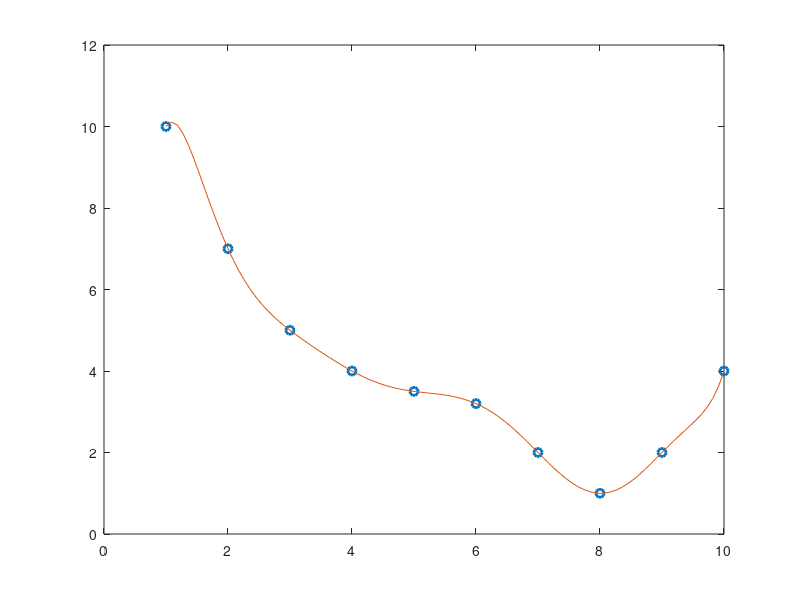

MATLAB code for this plot: (Note: this script raises an error after producing the figure.)
% Animation for 
%	1. Polynomial fitting
%	2. First, second, and third order Taylor expansion of a curve
%
% Roger Jang, June 3, 1996

x = linspace(1, 10, 10)';
y = [10 7 5 4 3.5 3.2 2 1 2 4]';
order = 9;
coef = polyfit(x, y, order);
xx = linspace(1, 10)';
yy = polyval(coef, xx);
limit = [min(x) max(x) min(y)-1 max(y)+1];

d_coef = [length(coef)-1:-1:1].*coef(1:length(coef)-1);
dd_coef = [length(d_coef)-1:-1:1].*d_coef(1:length(d_coef)-1);
ddd_coef = [length(dd_coef)-1:-1:1].*dd_coef(1:length(dd_coef)-1);

figure('name', 'Polynomial Fitting and Taylor Expansion', 'NumberTitle', 'off');
h = plot(x, y, 'o', xx, yy, '-');
set(h, 'linewidth', 2, 'erase', 'xor');
fitH = h(1);
curveH = h(2);
axis(limit);
title('Click and drag circles to change the curve.');
xlabel('Click and drag to see first, second, and third order approximation'); 

verticalH = line([nan nan], [min(y)-1 max(y)+1], 'erase', 'xor', 'color', 'w');
circleH = line(nan, nan, 'erase', 'xor', 'color', 'w', 'marker', 'o');
firstH = line(xx, nan*xx, 'erase', 'xor', 'color', 'g', 'linestyle', ':');
secondH = line(xx, nan*xx, 'erase', 'xor', 'color', 'c', 'linestyle', '-.');
thirdH = line(xx, nan*xx, 'erase', 'xor', 'color', 'r', 'linestyle', '--');
AxisH = gca; FigH = gcf;
curr_info = get(AxisH, 'CurrentPoint');
current_x = curr_info(1,1);

% The following is for animation

% action when button is first pushed down
action1 = ['curr_info=get(AxisH, ''currentPoint'');', ...
	'start_x=curr_info(1,1);', ...
	'start_y=curr_info(1,2);', ...
	'prev_y = start_y;', ...
	'[junk, index] = min(abs(start_x-x));'];
% actions after the mouse is pushed down
action2 = ['curr_info=get(AxisH, ''currentPoint'');', ...
	'curr_x=curr_info(1,1);', ...
	'curr_y=curr_info(1,2);', ...
	'y(index) = y(index)+curr_y-prev_y;', ...
	'prev_y = curr_y;', ...
	'set(fitH, ''ydata'', y);', ...
	'coef = polyfit(x, y, order);', ...
	'yy = polyval(coef, xx);', ...
	'set(curveH, ''ydata'', yy);', ...
	'd_coef = [length(coef)-1:-1:1].*coef(1:length(coef)-1);', ...
	'dd_coef = [length(d_coef)-1:-1:1].*d_coef(1:length(d_coef)-1);', ...
	'ddd_coef = [length(dd_coef)-1:-1:1].*dd_coef(1:length(dd_coef)-1);'];
% action when button is released
action3 = [];

% temporary storage for the recall in the down_action
set(AxisH,'UserData',action2);

% set action when the mouse is pushed down
down_action=[ ...
    'set(FigH,''WindowButtonMotionFcn'',get(AxisH,''UserData''));' ...
    action1];
set(FigH,'WindowButtonDownFcn',down_action);

% set action when the mouse is released
up_action=[ ...
    'set(FigH,''WindowButtonMotionFcn'','' '');', action3];
set(FigH,'WindowButtonUpFcn',up_action);
